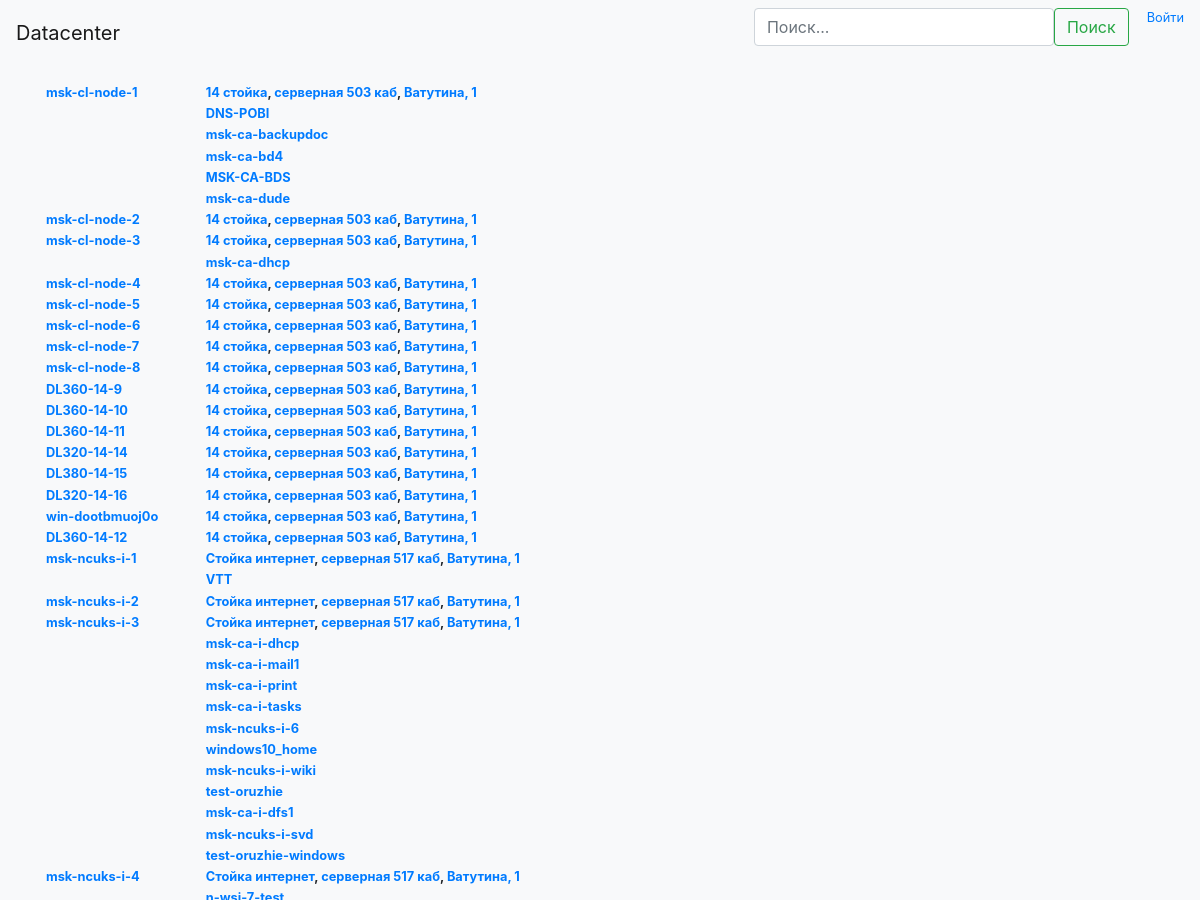
The page /all (upper part) on the database as committed earlier.
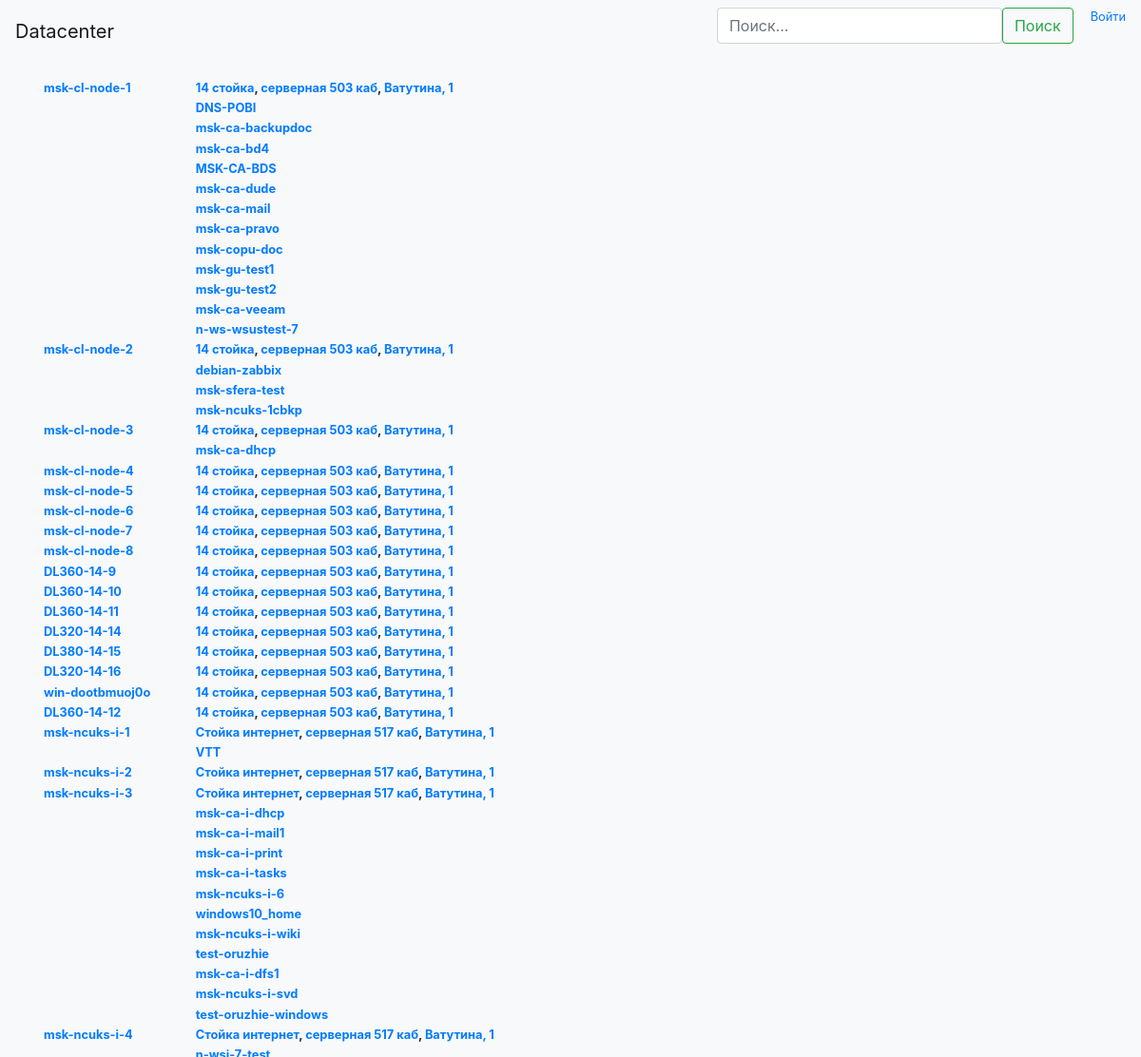
The same page on the database as committed later.
### server_list/models.py (models this page shows, shortened)
class Server(models.Model):
    locations = {0: "front", 1: "back", 2: "full"}
    hostname = models.CharField(max_length=50)
    model = models.CharField(max_length=50, blank=True)  # separate table?
    is_physical = models.BooleanField(default=True)
    host_machine = models.ForeignKey('self', on_delete=models.SET_DEFAULT, default=None, blank=True, null=True)
    is_on = models.BooleanField(default=True)
    os = models.CharField(max_length=50, blank=True)  # separate table?
    purpose = models.CharField(max_length=200, blank=True)
    description = models.CharField(max_length=500, blank=True)
    serial_num = models.CharField(max_length=100, blank=True)
    specs = models.CharField(max_length=200, blank=True)  # as field in separate table "model"?
    sensitive_data = models.CharField(max_length=200, blank=True)  # add encryption?
    segments = models.ManyToManyField(Segment, through='Ip')
    height = models.IntegerField(blank=True, null=True)
    unit = models.IntegerField(blank=True, null=True)
    location = models.IntegerField(blank=True, null=True)
    rack = models.ForeignKey(Rack, on_delete=models.SET_DEFAULT, default=None, blank=True, null=True)
    group = models.ForeignKey(ServerGroup, on_delete=models.SET_DEFAULT, default=None, blank=True, null=True)

class Rack(models.Model):
    name = models.CharField(max_length=50)
    description = models.CharField(max_length=500, blank=True)
    room = models.ForeignKey(Room, on_delete=models.SET_DEFAULT, default=None)
    serial_number = models.CharField(max_length=100, blank=True)
    size = models.IntegerField(default=0)
    topdown = models.BooleanField(default=False)

class Room(models.Model):
    name = models.CharField(max_length=50)
    description = models.CharField(max_length=500, blank=True)
    territory = models.ForeignKey(Territory, on_delete=models.SET_DEFAULT, default=None)

class Territory(models.Model):
    name = models.CharField(max_length=50)
    address = models.CharField(max_length=200, blank=True)
    description = models.CharField(max_length=500, blank=True)

### server_list/views.py (the view)
# urls.py: url(r'^all$', views.server_view_all, name='server_view_all'),
def server_view_all(request):
    server_list = Server.objects.filter(is_physical=True)
    return render(request, os.path.join('server_list', 'servers_all.html'), {"servers": server_list})

### server_list/templates/server_list/servers_all.html (shortened to what this page needs)
{% extends 'server_list/navbar.html' %}
{% block content %}
<div class="container">
    <table>
        {% for s in servers %}
        <tr>
            <th><a href="{% url 'server_view' s.id%}">{{s.hostname}}</a></th>
            <th><a href="{% url 'rack_view' s.rack.id %}">{{s.rack.name}}</a>,
                <a href="{% url 'room_view' s.rack.room.id %}">{{s.rack.room.name}}</a>,
                <a href="{% url 'territory_view' s.rack.room.territory.id %}">{{s.rack.room.territory.name}}</a></th>
        </tr>
        {% for vm in s.server_set.all%}
        <tr>
            <th></th>
            <th align="left"><a href="{% url 'server_view' vm.id %}">{{vm.hostname}}</a></th>
        </tr>
        {% endfor %}
        {% endfor %}
    </table>
</div>
{% endblock %}

Rows that differ between the two databases and show on the page:
added Server: hostname "msk-ca-mail", shown under "msk-cl-node-1"
added Server: hostname "msk-ca-pravo", shown under "msk-cl-node-1"
added Server: hostname "msk-copu-doc", shown under "msk-cl-node-1"
added Server: hostname "msk-gu-test1", shown under "msk-cl-node-1"
added Server: hostname "msk-gu-test2", shown under "msk-cl-node-1"
added Server: hostname "msk-ca-veeam", shown under "msk-cl-node-1"
added Server: hostname "n-ws-wsustest-7", shown under "msk-cl-node-1"
added Server: hostname "debian-zabbix", shown under "msk-cl-node-2"
added Server: hostname "msk-sfera-test", shown under "msk-cl-node-2"
added Server: hostname "msk-ncuks-1cbkp", shown under "msk-cl-node-2"
